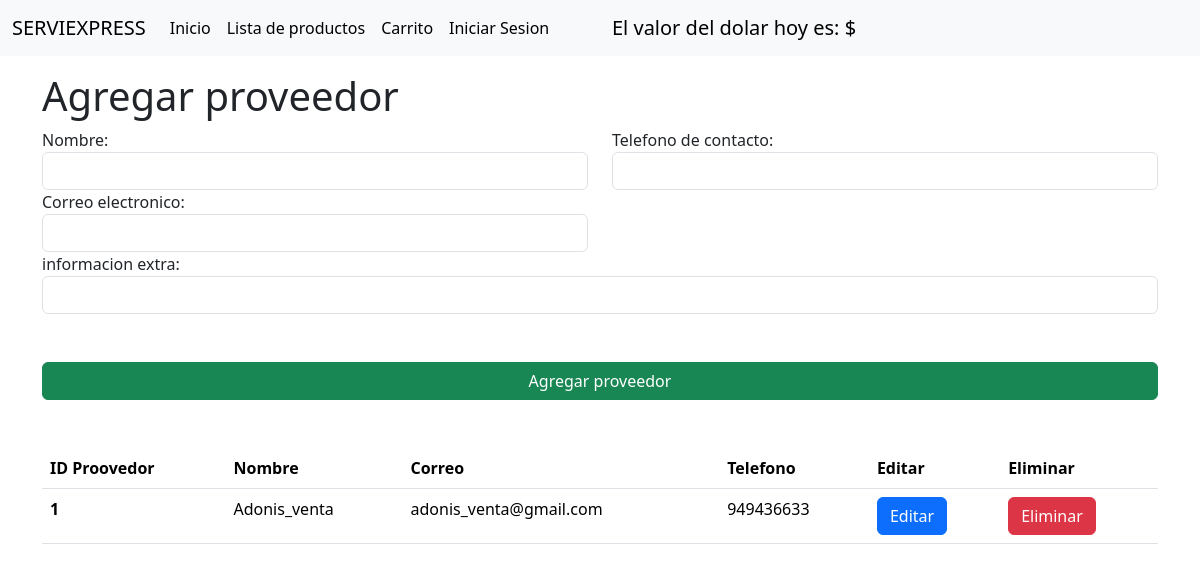
The page /crud/proveedores on the database its author committed.
### taller/models.py (models this page shows, shortened)
class Proveedor(models.Model):
    id_proveedor = models.AutoField(primary_key=True)
    nombre_proveedor = models.CharField(max_length=200)
    telefono = models.IntegerField()
    correo_electronico = models.CharField(max_length=200)
    informacion_extra = models.CharField(max_length=200, null=True, blank=True)

### taller/views.py (the view)
# urls.py: path("crud/proveedores", views.crudProveedores, name="crud_proveedores"),
def crudProveedores(request):
    vProveedores = Proveedor.objects.all
    template = loader.get_template("taller/crudProveedores.html")
    context = {"proveedores": vProveedores}
    return HttpResponse(template.render(context, request))

### carrito/context_processors.py (called while the page is built)
def cart(request):
    return {'carrito': Carrito(request)}

### taller/templates/taller/crudProveedores.html (shortened to what this page needs)
{% extends "./base.html"%}
{% load static %}
{% block body%}
    <div class="container mt-3">
        <h1>Agregar proveedor</h1>
        <form id="formAgregar" action="{%url 'agregar_proveedor' %}" method="POST" enctype="multipart/form-data">{% csrf_token %}
            <div class="row">
                <div class="col-md-6">
                    <label for="txtNombreProveedor">Nombre:</label>
                    <input name="txtNombreProveedor" id="txtNombreProveedor" type="text" class="form-control">
                </div>
                <div class="col-md-6">
                    <label for="txtTelefono">Telefono de contacto:</label>
                    <input name="txtTelefono" id="txtTelefono" type="number" class="form-control">
                </div>
                <div class="col-md-6">
                    <label for="txtCorreo">Correo electronico:</label>
                    <input name="txtCorreo" id="txtCorreo" type="text" class="form-control">
                </div>
                <div class="col-md-12">
                    <label for="txtDatosExtras">informacion extra:</label>
                    <input name="txtDatosExtras" id="txtDatosExtras" type="text" class="form-control">
                </div>
            </div>
            <button class="btn btn-success mt-5 w-100">Agregar proveedor</button>
        </form>
    </div>
<div class="container mt-5">
    <table class="table">
        <thead>
        <tr>
            <th scope="col">ID Proovedor</th>
            <th scope="col">Nombre</th>
            <th scope="col">Correo</th>
            <th scope="col">Telefono</th>
            <th scope="col">Editar</th>
            <th scope="col">Eliminar</th>
        </tr>
        </thead>
        <tbody>
           {% for p in proveedores %}
          <tr>
            <th scope="row">{{p.id_proveedor}}</th>
            <td>{{p.nombre_proveedor}}</td>
            <td>{{p.correo_electronico}}</td>
            <td>{{p.telefono}}</td>
            <td><a href="{% url 'editar_proveedor' p.id_proveedor   %}" class="btn btn-primary">Editar</a></td>
            <td><a href="{% url 'eliminar_proveedor' p.id_proveedor %}" class="btn btn-danger">Eliminar</a></td>
          </tr>
            {% endfor %}
        </tbody>
      </table>
</div>
{% endblock %}

### rows shown on the page
Proveedor: id_proveedor "1", nombre_proveedor "Adonis_venta", correo_electronico "adonis_venta@gmail.com", telefono "949436633"
